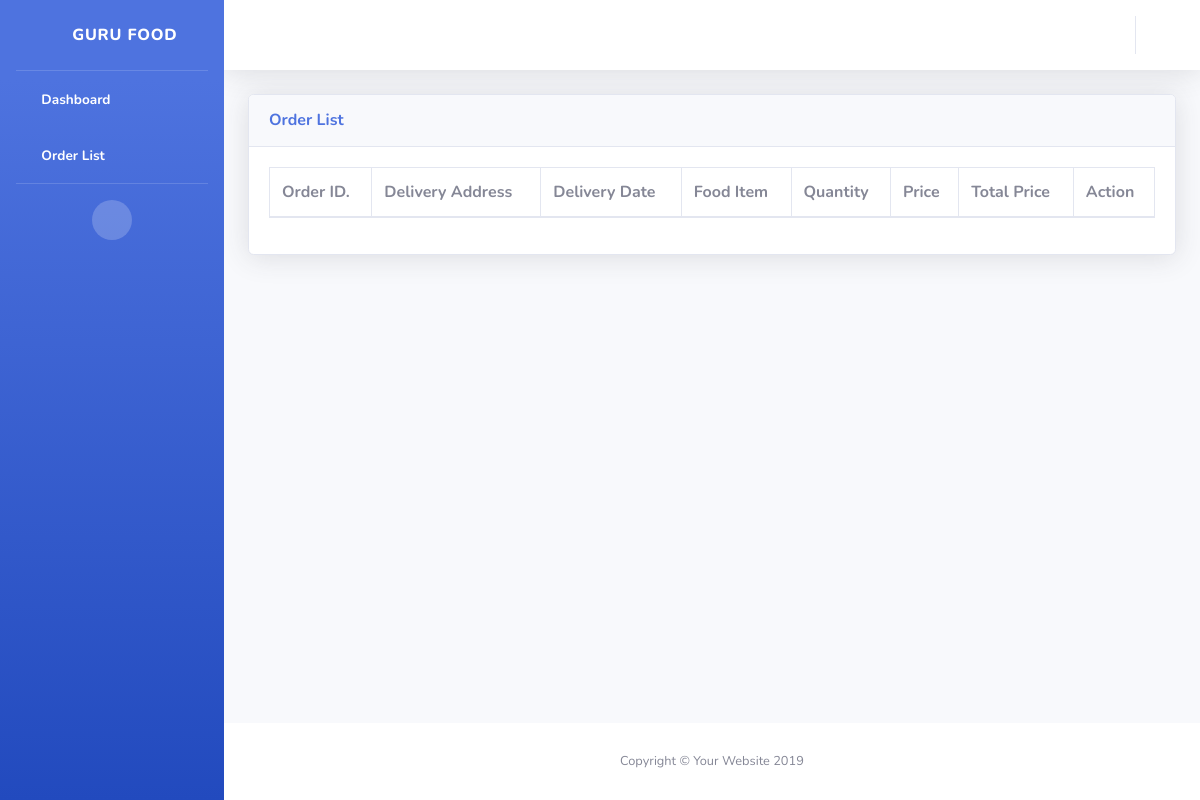
Before: /user/order-list (signed in) with the older database file.
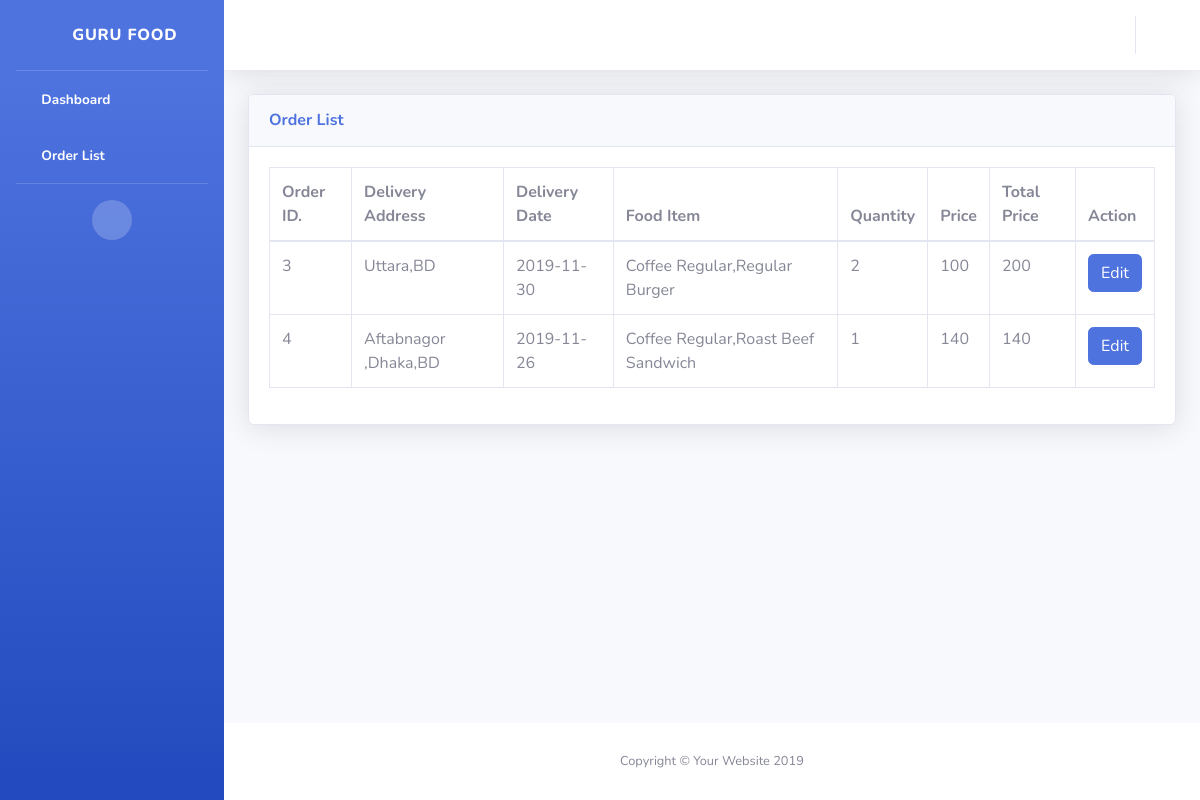
After: the same page with the newer database file.
### home/models.py (models this page shows, shortened)
class FoodOrder(models.Model):
    username = models.CharField(max_length=255)
    useremail = models.CharField(max_length=255)
    address = models.CharField(max_length=255)
    orderDate = models.DateTimeField(auto_now_add=True)
    deliveryDate = models.CharField(max_length=255)
    foodItemName = models.TextField()
    quantity =  models.CharField(max_length=255)
    bill = models.CharField(max_length=255)
    Payablebill = models.CharField(max_length=255)
    paid = models.BooleanField(default=False)

### user/views.py (the view)
# urls.py: path('order-list',views.OrderList),
def OrderList(request):
    if not request.session.has_key('useremail'):
        return HttpResponseRedirect('/')
    data = FoodOrder.objects.filter(useremail=request.session['useremail']);
    return render(request,'user/orderlist.html',{'data':data})

### user/templates/user/orderlist.html
{% extends 'dashbord_master.html' %}
{% load static from staticfiles %}
{% block content %}
<div class="container-fluid">
        <div class="card shadow mb-4">
          <div class="card-header py-3">
            <h6 class="m-0 font-weight-bold text-primary">Order List </h6>
          </div>
          <div class="card-body">
            <div class="table-responsive">
              <table class="table table-bordered" id="dataTable" width="100%" cellspacing="0">
                <thead>
                  <tr>
                    <th> Order ID. </th>
                    <th> Delivery Address </th>
                    <th>Delivery Date</th>
                    <th> Food Item </th>
                    <th> Quantity </th>
                    <th> Price </th>
                    <th> Total Price </th>
                    <th> Action </th>
                  </tr>
                </thead>
                <tbody>
                    {% for item in data %}
                  <tr>
                    <td>{{item.id}}</td>
                    <td>{{item.address}}</td>
                    <td>{{item.deliveryDate}}</td>
                    <td>{{item.foodItemName}}</td>
                    <td>{{item.quantity}}</td>
                    <td>{{item.bill}}</td>
                    <td>{{item.Payablebill}}</td>
                    <td>  <button class="btn btn-primary" onclick='window.location.href = "edit-order/{{item.id}}"' >Edit</button> </td>
                  </tr>
                  {% endfor %}
                </tbody>
              </table>
            </div>
          </div>
        </div>
      </div>
{% endblock %}

### user/templates/dashbord_master.html (shortened to what this page needs)
{% load static from staticfiles %}
<!DOCTYPE html>
<html lang="en">
<head>
  <link href="{% static  public %}user_asset/vendor/fontawesome-free/css/all.min.css" rel="stylesheet" type="text/css">
  <link href="{% static  public %}user_asset/css/sb-admin-2.min.css" rel="stylesheet">
</head>
<body id="page-top">
  <div id="wrapper">
    {% include 'user_slider.html' %}
    <div id="content-wrapper" class="d-flex flex-column">
        <div id="content">
            {% include 'user_topbar.html' %}
         {% block content %}
         {% endblock %}
        </div>
        <footer class="sticky-footer bg-white">
          <div class="container my-auto">
            <div class="copyright text-center my-auto">
              <span>Copyright &copy; Your Website 2019</span>
            </div>
          </div>
        </footer>
      </div>
  </div>
</body>
</html>

### user/templates/user_slider.html
{% load static from staticfiles %}
<ul class="navbar-nav bg-gradient-primary sidebar sidebar-dark accordion" id="accordionSidebar">
        <a class="sidebar-brand d-flex align-items-center justify-content-center" href="/">
          <div class="sidebar-brand-icon rotate-n-15">
            <i class="fas fa-laugh-wink"></i>
          </div>
          <div class="sidebar-brand-text mx-3">Guru Food</div>
        </a>
        <hr class="sidebar-divider my-0">
        <li class="nav-item active">
          <a class="nav-link" href="/user">
            <i class="fas fa-fw fa-tachometer-alt"></i>
            <span>Dashboard</span></a>
        </li>
        <li class="nav-item active">
          <a class="nav-link" href="order-list">
            <i class="fas fa-fw fa-chart-area"></i>
            <span>Order List</span></a>
        </li>
        <hr class="sidebar-divider">
        <div class="text-center d-none d-md-inline">
          <button class="rounded-circle border-0" id="sidebarToggle"></button>
        </div>
      </ul>

### user/templates/user_topbar.html (shortened to what this page needs)
{% load static from staticfiles %}
<nav class="navbar navbar-expand navbar-light bg-white topbar mb-4 static-top shadow">
        <ul class="navbar-nav ml-auto">
          <li class="nav-item dropdown no-arrow">
            <a class="nav-link dropdown-toggle" href="#" id="userDropdown" role="button" data-toggle="dropdown" aria-haspopup="true" aria-expanded="false">
            </a>
          </li>
        </ul>
      </nav>

Changed rows visible on the page:
added FoodOrder: id "3", address "Uttara,BD", deliveryDate "2019-11-30", foodItemName "Coffee Regular,Regular Burger", quantity "2", bill "100", Payablebill "200"
added FoodOrder: id "4", address "Aftabnagor ,Dhaka,BD", deliveryDate "2019-11-26", foodItemName "Coffee Regular,Roast Beef Sandwich", quantity "1", bill "140", Payablebill "140"
